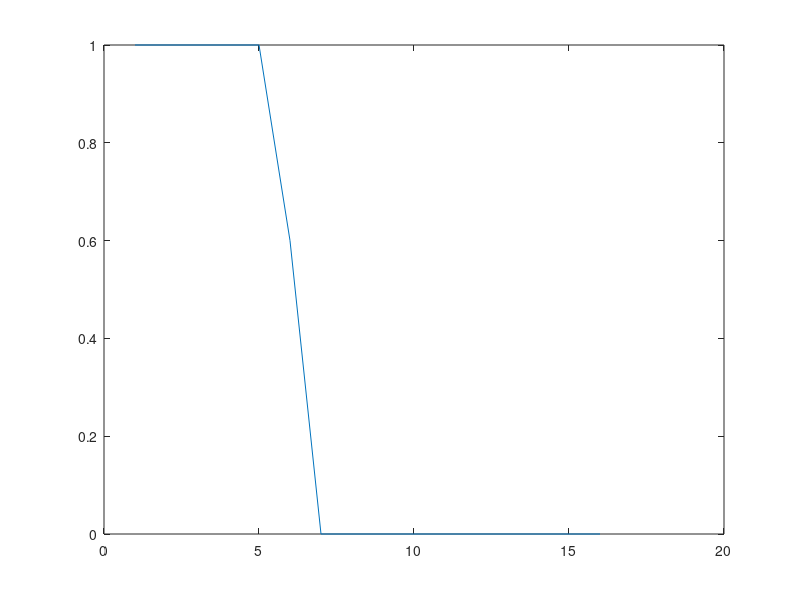

The MATLAB source for this figure:
clc;
clear all;
% Create 1x432 bits-vector
%pack = randi([0 1],1,100000);
pack=[0 1 0 1 1 1 0 1 0 1];

   %% Transmitter 
%% Use convolution encoder for coding part
flag = 0
switch flag
case 0
function [G1] = Generator1(pack,initial_memory)
%UNTITLED17 Summary of this function goes here
ini_memo=initial_memory
%   Detailed explanation goes here
%% Transmitter 
%% ENC] convolutional encoder
%  codwords=zeros(1,(length(pack))*2);
    updated_memo=[0 0]; % updated state
    
    for i=1:length(pack)
j=1;
output1=xor(pack(i),ini_memo(2)); % output1=xor(u,D^2)
tem=xor(ini_memo(1),ini_memo(2));
output2=xor(pack(i),tem); % output2=xor(u,D,D^2)
code_word(i,:)=[output1 output2]; %bits into encoded codewords

 % updating state by shifting input bits into initial state
bit=ini_memo(1,1);
updated_memo=[pack(i),bit]; % make 1st bit from data and 2nd bit from the 1st bit of initial state
% upting state ends here
ini_memo=updated_memo;
    end
end

 %%   
case 1
    
function [G2] = Generator2(u,initial_memory)
%UNTITLED15 Summary of this function goes here
%   Detailed explanation goes here
ini_memo=initial_memory
%% Transmitter 
%% ENC] convolutional encoder
updated_memo=[0 0 0 0]; % updated state
    
 for i=1:length(u)
% G=[1+D2+D3+D4; 1+D2+D3];
% generator 1st output
o1=xor(u(i),ini_memo(2));
o2=xor(ini_memo(3),ini_memo(4));
output1=xor(o1,o2);
% generator 2nd output
temp=xor(ini_memo(2),ini_memo(3));
output2=xor(u(i),temp);
G2(i,:)=[output1 output2]; % complete G

 % updating state by shifting input bits into initial state
bits=ini_memo(1:(end-1));
updated_memo=[u(i) bits]; % make 1st bit from data and 2nd bit from the 1st bit of initial state
% upting state ends here
ini_memo=updated_memo;
 end
 
end

%%
case 2
function [G3] = Generator3(u,initial_memory)
%UNTITLED16 Summary of this function goes here
ini_memo=initial_memory
%   Detailed explanation goes here
%% Transmitter 
%% ENC] convolutional encoder
%     ini_memo(1)
    updated_memo=[0 0 0 0]; % updated state
    
 for i=1:length(u)
% G=[1+D3+D4; 1+D+D3+D4];
% generator 1st output
o1=xor(u(i),ini_memo(3));
output1=xor(o1,ini_memo(4));
% generator 2nd output
temp1=xor(u(i),ini_memo(1));
temp2=xor(ini_memo(3),ini_memo(4));
output2=xor(temp1,temp2);

G3(i,:)=[output1 output2]; % complete G

 % updating state by shifting input bits into initial state
bits=ini_memo(1:(end-1));
updated_memo=[u(i) bits]; % make 1st bit from data and 2nd bit from the 1st bit of initial state
% upting state ends here
ini_memo=updated_memo;
 end
end


end
%%
%%  bits To Symbols
    %%%%%%%%%%% Change const
    const = [1+(1*j),-1+(1*j),1-(1*j),-1-(1*j)]/sqrt(2);     % Constellation 1 - QPSK/4-QAM -- Divide by sqrt(2), so E_s = 1
    
    cut_m = buffer(pack,2)';
    cut_m_idx = bi2de(cut_m, 'left-msb') +1;
    symbols_pack = const(cut_m_idx); % look up symbols over constellation
    N=length(symbols_pack);
    
%     %codeword data
%     cut_m_codwrd = buffer(pack_codewrd,2)';
%     cut_m_idx_cdwrd = bi2de(cut_m_codwrd, 'left-msb') +1;
%     symbols_pack_cdwrd = const(cut_m_idx_cdwrd); % look up symbols over constellation
%     N_cdwrd=length(symbols_pack_cdwrd);
    
    %% Add SNR
    SNR=[-10:2:20];
    
   for i=1:length(SNR)
       
    s=SNR(i)*symbols_pack;
    
%     OFDM_symbols=ifft(s,N); % this is our signal s
    noise=rand(1,N);
    y=s+noise; %genr_signal
    
%%
%Receiver
Received_codeword=[0011010010];

%============================== Viterbi Algorithm ========================
rx=y;
% Minimum Eucledian distance detector (soft decoding)
% Relate the detection to Detection region
metric = abs(repmat(rx.',1,4) - repmat(const, length(rx), 1)).^2; % compute the distance to each possible symbol
[tmp m_hat] = min(metric, [], 2); % find the closest for each received symbol
m_hat = m_hat'-1;   % get the index of the symbol in the constellation

symbols = const(m_hat+1);


%%
SER = symerr(cut_m_idx'-1, m_hat); %count symbol errors
b_hat_buffer = de2bi(m_hat, 2, 'left-msb')'; %make symbols into bits
b_hat = b_hat_buffer(:)'; %write as a vector
BER_uncoded(i)=(sum((abs(pack-b_hat).^2))/length(pack));
% BER(i) = biterr(pack, b_hat); %count of bit errors
% fprintf('SER = %d, BER = %d\n', SER, BER)
 end
plot(BER_uncoded) 
